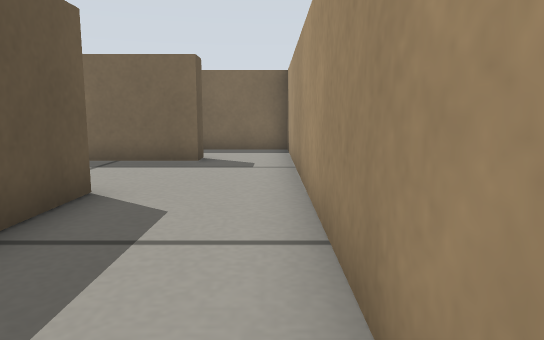
[1] (above)

19 first-person views from a walk through a world built for the Gazebo simulator. The camera is 0.22 m above the floor, tilts 8° down and sees 70° across. The floor is counted in squares, 0.2 m on a side. Each view is taken from the middle of a square. On the plan, view 1 faces up. The plan holds only what a view shows up to about 14 squares ahead; the rest is blank.

[2]
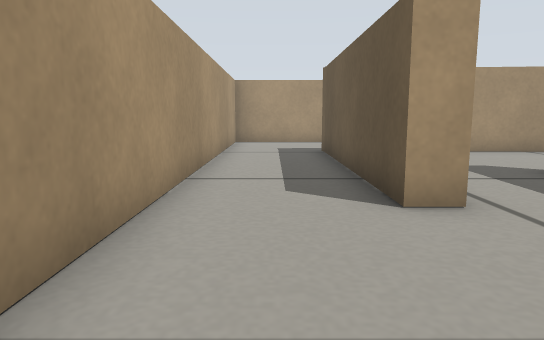

[3]
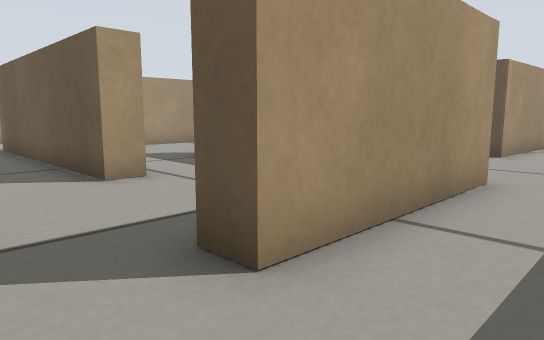

[4]
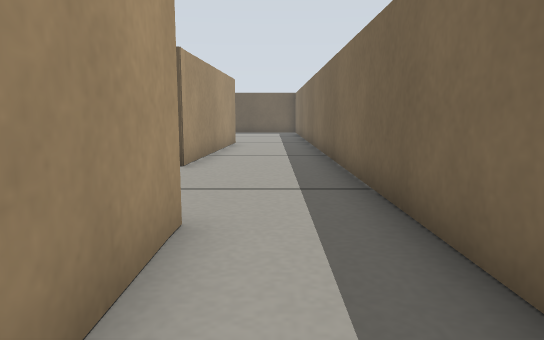

[5]
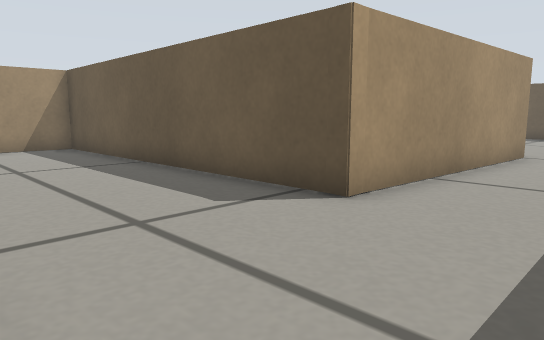

[6]
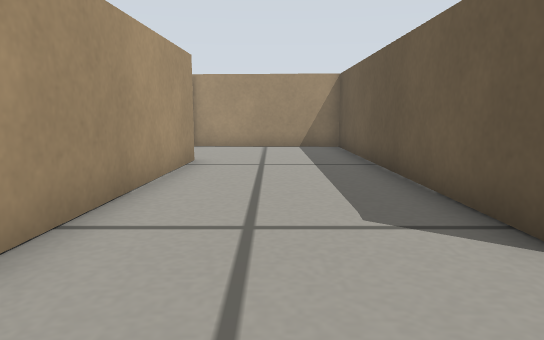

[7]
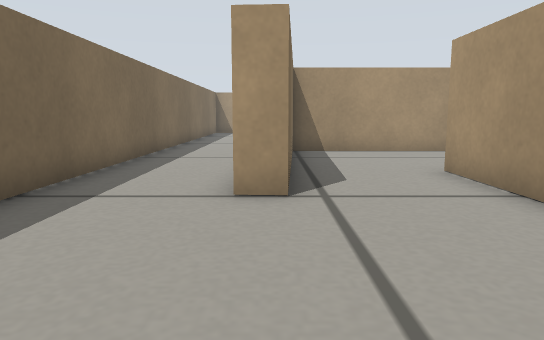

[8]
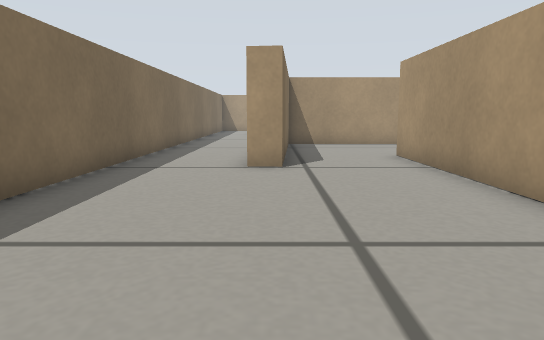

[9]
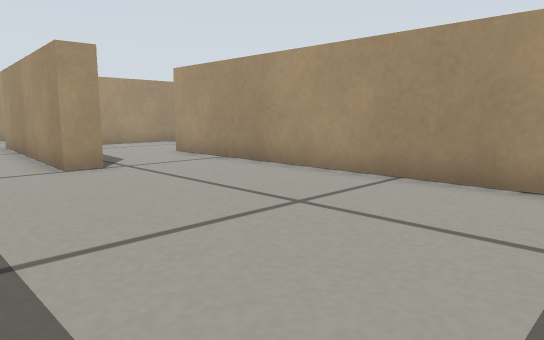

[10]
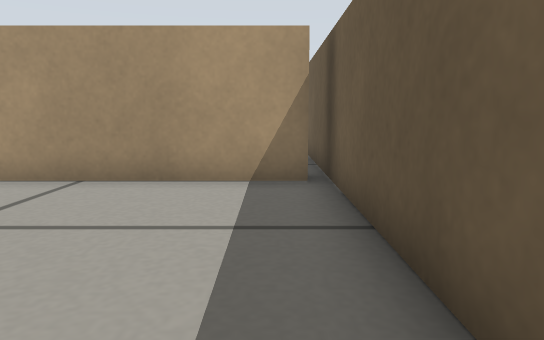

[11]
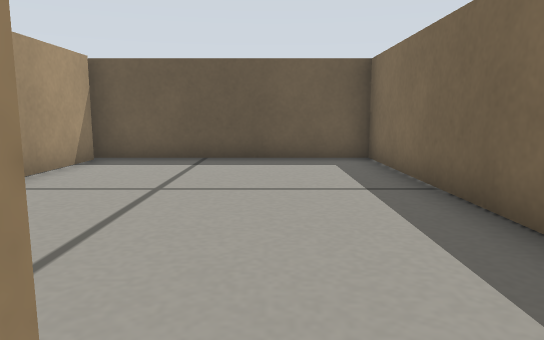

[12]
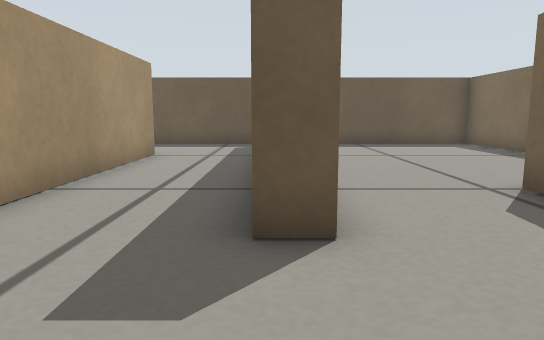

[13]
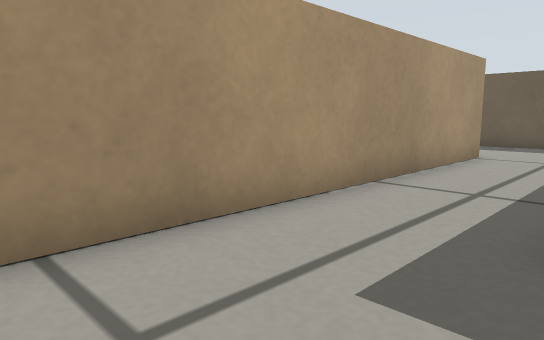

[14]
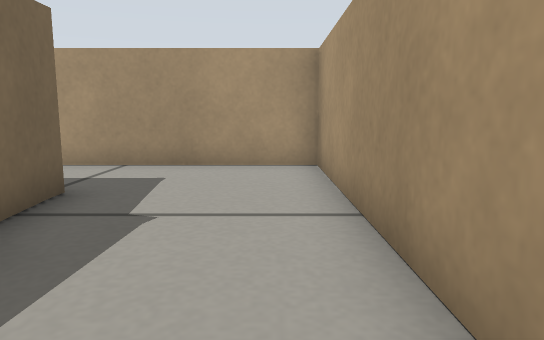

[15]
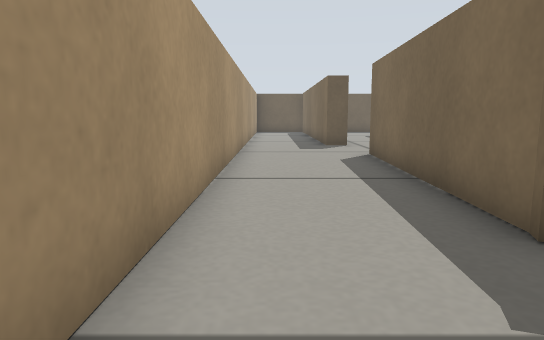

[16]
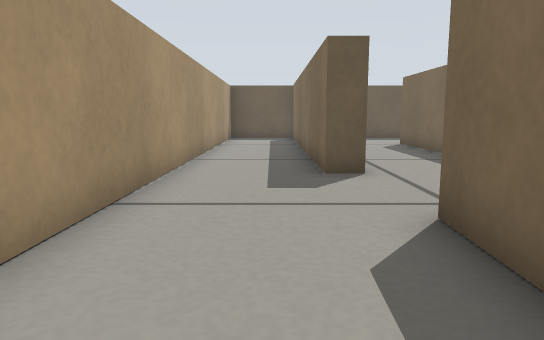

[17]
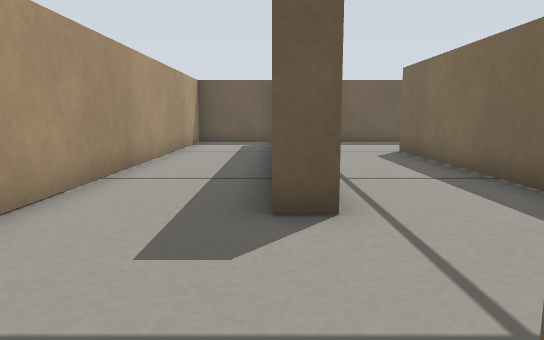

[18]
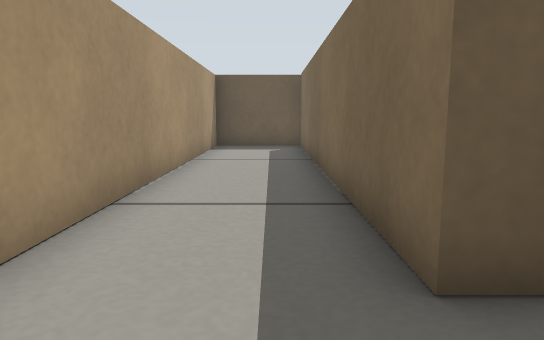

[19]
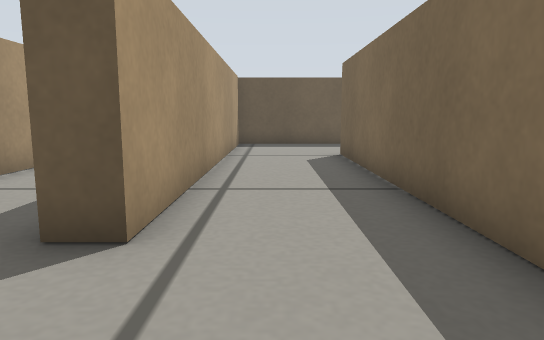

### Floor plan
Points are (right, up) in squares from view 1. A wall is a line through its corners. A room is listed if a view was taken in it or the views show most of it. See-through windows are left out.
Room 1 (views 1, 2, 3, 4, 5, 6, 11, 14, 15, 16, 17, 18)
walls: (-7.1, 2.5) (-6.8, 9.1); (-3.4, 5.6) (-2.6, 5.6) (-2.6, -1.7); (-5.4, -2.6) (-13.1, -2.2); (-2.6, -1.6) (-2.5, -2.1) (-3, -2.1); (-6.9, 10.1) (-1.8, 10.1) (-1.8, 9.3) (-4.5, 9.3); (-2.9, -2.1) (-4.2, -2.2); (-16.2, -2.2) (-16.2, -3) (-27.5, -3); (-5, 12.5) (-18.5, 12.5); (-18.7, 9.5) (-11.4, 9.1) (-11.3, -1.6) (-6.2, -1.8); (0.5, 12.5) (-2.2, 12.5); (-28, -2.9) (-28, -6) (0.5, -6) (0.5, 12.3)
ways out: opening at (-18, 11) to room 2; opening at (-15, -2) to room 4
Room 2 (views 7, 8, 9, 10)
walls: (-18.8, 8.8) (-18.7, 9.5); (-18.5, 12.5) (-28, 12.5) (-28, 5.1); (-27.6, 5.6) (-18.4, 5.6)
ways out: opening at (-18, 11) to room 1; opening at (-17.5, 7) to room 5
Room 3 (views 12, 13)
walls: (-24, 1.7) (-13.5, 1.7); (-16.2, 5.6) (-16.2, 4.8); (-12.1, 3.6) (-12.1, 5.5); (-28, 5.1) (-28, 1.4)
ways out: opening at (-25.5, 1) to room 4; opening at (-14.5, 5) to room 5
Room 4 (view 19)
walls: (-15.6, 0.9) (-24, 0.9); (-27.2, -2.2) (-16.2, -2.2); (-28, 1.4) (-28, 0.4)
ways out: opening at (-15, -2) to room 1; opening at (-25.5, 1) to room 3
Room 5 (no view inside)
walls: (-18.4, 5.6) (-16.2, 5.6); (-12.1, 5.5) (-12.1, 8.4) (-18.8, 8.8)
ways out: opening at (-17.5, 7) to room 2; opening at (-14.5, 5) to room 3

Where each view was taken, in squares from view 1:
view 1: 0 up, 0 right, facing up
view 2: 10 up, 1 left, facing down
view 3: 12 up, 0 right, facing down-left
view 4: 11 up, 3 left, facing left
view 5: 12 up, 7 left, facing down-left
view 6: 12 up, 9 left, facing down
view 7: 9 up, 24 left, facing right
view 8: 9 up, 27 left, facing right
view 9: 12 up, 27 left, facing down-right
view 10: 12 up, 27 left, facing down
view 11: 10 up, 18 left, facing left
view 12: 5 up, 13 left, facing left
view 13: 5 up, 13 left, facing down-left
view 14: 5 down, 8 left, facing right
view 15: 5 down, 2 left, facing left
view 16: 4 down, 9 left, facing left
view 17: 3 down, 12 left, facing left
view 18: 4 down, 14 left, facing left
view 19: 1 down, 13 left, facing left
